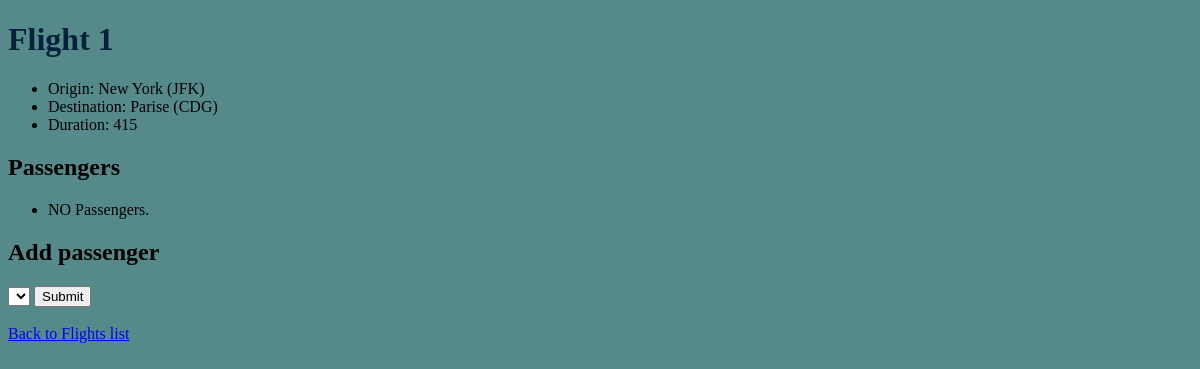
The page /flights/1 on the database as committed earlier.
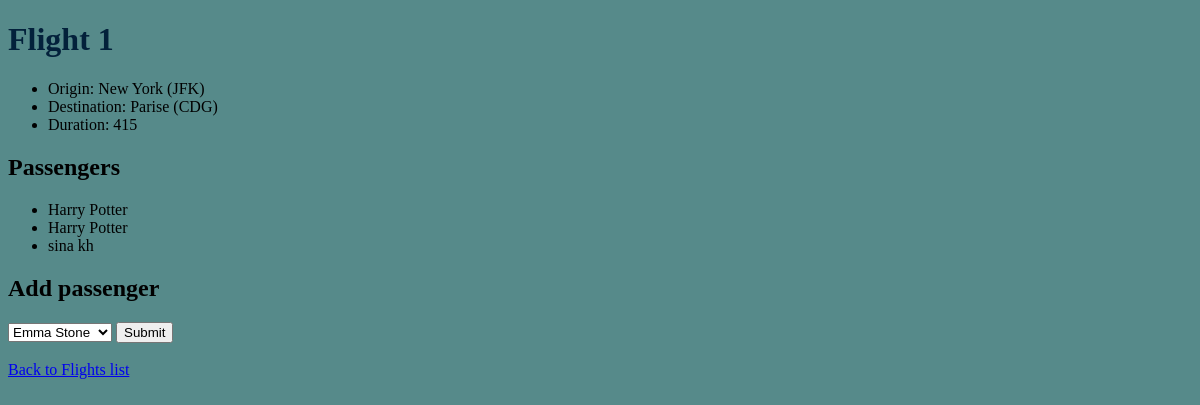
The same page on the database as committed later.
### flights/models.py (models this page shows, shortened)
class Flight(models.Model):
    origin = models.ForeignKey(Airport, on_delete=models.CASCADE, related_name="departures")
    destination = models.ForeignKey(Airport, on_delete=models.CASCADE, related_name="arrivals")
    duration = models.IntegerField()

class Airport (models.Model):
    code = models.CharField(max_length=3)
    city = models.CharField(max_length=64)
    def __str__(self):
        return f'{self.city} ({self.code})'

class Passenger(models.Model):
    first = models.CharField(max_length= 64)
    last = models.CharField(max_length=64)
    flights = models.ManyToManyField(Flight, blank=True, related_name='passengers')
    def __str__ (self):
        return f"{self.first} {self.last}"

### flights/views.py (the view)
# urls.py: path('<int:flight_id>',views.flight, name='flight' ),
def flight(request, flight_id):
    max_id = Flight.objects.all().aggregate(Max("id"))["id__max"]
    if flight_id > max_id :
        return render(request, 'flights/404.html')
    flight = Flight.objects.get(pk=flight_id)
    return render (request, 'flights/flight.html', {
        'flight': flight,
        'passengers': flight.passengers.all(),
        "non_passengers": Passenger.objects.exclude(flights=flight).all()
    })

### flights/templates/flights/flight.html (shortened to what this page needs)
{% extends 'flights/layout.html' %}
{% block body %}
    <h1 style="color: rgb(3, 33, 59);">Flight {{ flight.id }}</h1>
    <ul>
        <li>Origin: {{ flight.origin }}</li>
        <li>Destination: {{ flight.destination }}</li>
        <li>Duration: {{ flight.duration }}</li>
    </ul>
    <h2>Passengers</h2>
    <ul>
        {% for passenger in passengers %}
            <li>{{ passenger }}</li>
        {% empty %}
            <li>NO Passengers.</li>
        {% endfor %}
    </ul>
    <h2>Add passenger</h2>
    <form action="{% url 'book' flight.id %}" method="post">
        <select name="passenger">
            {% for passenger in non_passengers %}
                <option value="{{ passenger.id }}">{{ passenger }}</option>
            {% endfor %}
        </select>
        <input type="submit">
    </form></br>
    <a href = "{% url 'index' %}">Back to Flights list</a>
{% endblock %}

### flights/templates/flights/layout.html (shortened to what this page needs)
<!DOCTYPE html>
<html lang="en">
<head>
</head>
<body style="background-color:rgb(86, 138, 138);">
    {% block body%}
    {% endblock %}
</body>
</html>

Rows that differ between the two databases and show on the page:
added Passenger: first+last "Harry Potter"
added Passenger: first+last "Harry Potter"
added Passenger: first+last "sina kh"
Other text that changed with them:
form field passenger: (not shown) → "Emma Stone"
text no longer shown: "NO Passengers."
